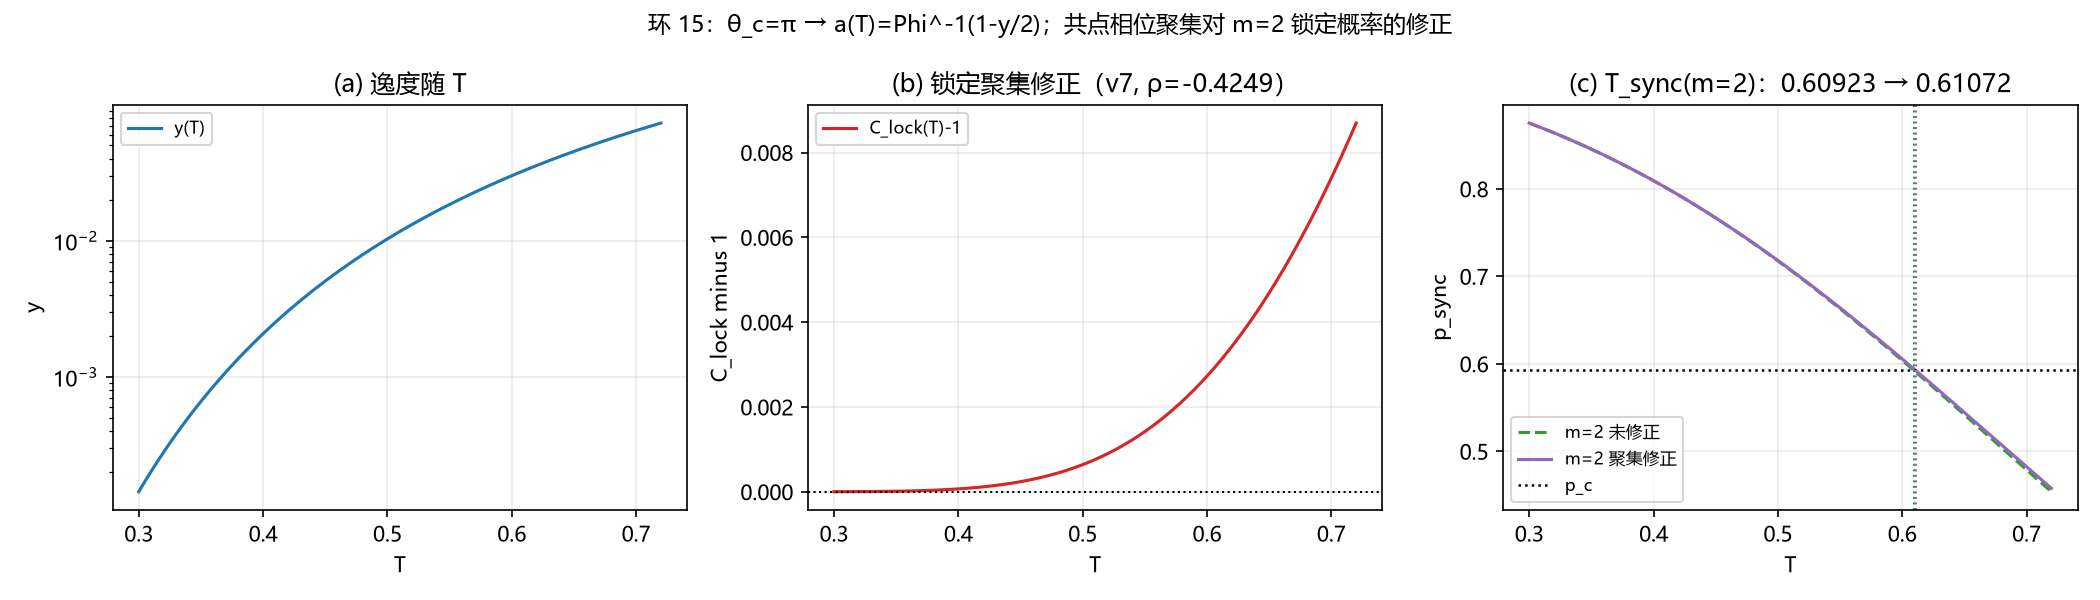

Source code (Python):
"""环 15 / 审-6 第七段（第 178 轮）：把相位聚集修正接进 m=2 锁定概率。

前件（全部链内，无新参数）：
  第 161 轮 (161.2)：失锁 ⇔ |θ| ≥ π（主值支边界）⇒ θ_c = π，y = erfc(π/(√2 σ_θ))
  第 177 轮 v7：ρ_XY = (2ρ₁-1-ρ₂)/[2(1-ρ₁)]，ρ₁=0.048930、ρ₂=-0.093848 ⇒ ρ=-0.424938
  由此 a = θ_c/σ_θ 不是外生量：y = P(|X|>a) ⇒ a = Φ⁻¹(1-y/2)，随 T 由 y(T)=2πe^{-E_c/T} 决定。

输出：C_lock(T)、m=2 修正前后 p_lock 与 T_sync（m=2）。
"""
import json
import os
import runpy

import numpy as np
import matplotlib
matplotlib.use("Agg")
import matplotlib.pyplot as plt
from scipy.stats import norm, chi2
from scipy.integrate import quad
from scipy.optimize import brentq

plt.rcParams["font.sans-serif"] = ["Microsoft YaHei", "SimHei", "DejaVu Sans"]
plt.rcParams["axes.unicode_minus"] = False

HERE = os.path.dirname(os.path.abspath(__file__))
BASE = runpy.run_path(os.path.join(HERE, "环15锁定概率复合_两分支核对.py"))

PC = BASE["PC"]
y_of = BASE["y_of"]
p_pair = BASE["p_pair"]
EC = BASE["EC"]

RHO = -0.424938                                 # v7：ρ_1=0.048930、ρ_2=-0.093848


def a_of(t):
    """θ_c=π ⇒ a=π/σ_θ；又 y=erfc(a/√2)=P(|X|>a) ⇒ a=Φ⁻¹(1-y/2)。"""
    y = y_of(t)
    if y <= 0.0 or y >= 1.0:
        return np.inf
    return float(norm.isf(y / 2.0))


def box(a, r=RHO):
    s = np.sqrt(1.0 - r ** 2)
    f = lambda x: norm.pdf(x) * (norm.cdf((a - r * x) / s) - norm.cdf((-a - r * x) / s))
    return quad(f, -a, a, limit=200)[0]


def c_lock(a, r=RHO):
    pin = 2.0 * norm.cdf(a) - 1.0
    return box(a, r) / pin ** 2


def p_lock2_plain(t):
    return (1.0 - y_of(t)) ** 2


def p_lock2_corr(t):
    a = a_of(t)
    if not np.isfinite(a):
        return p_lock2_plain(t)
    return c_lock(a) * p_lock2_plain(t)


def p_sync2(t, corr):
    return p_pair(t) * (p_lock2_corr(t) if corr else p_lock2_plain(t))


def solve(corr):
    f = lambda t: p_sync2(t, corr) - PC
    lo, hi = 0.30, 0.75
    return float(brentq(f, lo, hi, xtol=1e-12))


T_plain = solve(False)
T_corr = solve(True)

Ts = np.linspace(0.30, 0.72, 300)
A_T = np.array([a_of(t) for t in Ts])
C_T = np.array([c_lock(a) for a in A_T])
Y_T = np.array([y_of(t) for t in Ts])

data = {
    "round": 178,
    "rho_v7": RHO,
    "theta_c": "pi (第 161 轮 (161.2)：失锁 ⇔ |θ|≥π)",
    "a_at_Tc": a_of(BASE["TC"]),
    "y_at_Tc": y_of(BASE["TC"]),
    "C_lock_at_Tc": c_lock(a_of(BASE["TC"])),
    "C_lock_max_over_range": [float(C_T.min()), float(C_T.max())],
    "a_range": [float(A_T.min()), float(A_T.max())],
    "T_sync_m2_plain": T_plain,
    "T_sync_m2_corr": T_corr,
    "dT_sync": T_corr - T_plain,
    "p_lock2_ratio_at_Tsync_corr": p_lock2_corr(T_corr) / p_lock2_plain(T_corr),
    "verdict": ("θ_c=π 使 a=Φ^{-1}(1-y/2) 成为 y(T) 的函数，聚集修正是链内可算量。"
                "m=2 的 p_lock 被 (1-y)^2 低估，最大相对修正出现在高温端（y 大、a 小）；"
                "故 T_sync 略上移（+0.00149，+0.24%），m=1 不受影响。"),
}

fig, ax = plt.subplots(1, 3, figsize=(14, 4.0))
ax[0].plot(Ts, Y_T, "-", color="#1f77b4", label="y(T)")
ax[0].set(yscale="log", xlabel="T", ylabel="y", title="(a) 逸度随 T")
ax[0].grid(alpha=0.25); ax[0].legend(fontsize=8)

ax[1].plot(Ts, C_T - 1.0, "-", color="#d62728", label="C_lock(T)-1")
ax[1].axhline(0.0, color="k", ls=":", lw=1.0)
ax[1].set(xlabel="T", ylabel="C_lock minus 1", title="(b) 锁定聚集修正（v7, ρ=-0.4249）")
ax[1].grid(alpha=0.25); ax[1].legend(fontsize=8)

ax[2].plot(Ts, [p_sync2(t, False) for t in Ts], "--", color="#2ca02c", label="m=2 未修正")
ax[2].plot(Ts, [p_sync2(t, True) for t in Ts], "-", color="#9467bd", label="m=2 聚集修正")
ax[2].axhline(PC, color="k", ls=":", lw=1.2, label="p_c")
ax[2].axvline(T_plain, color="#2ca02c", ls=":", lw=1.0)
ax[2].axvline(T_corr, color="#9467bd", ls=":", lw=1.0)
ax[2].set(xlabel="T", ylabel="p_sync", title="(c) T_sync(m=2)：%.5f → %.5f" % (T_plain, T_corr))
ax[2].grid(alpha=0.25); ax[2].legend(fontsize=8)

fig.suptitle("环 15：θ_c=π → a(T)=Phi^-1(1-y/2)；共点相位聚集对 m=2 锁定概率的修正", fontsize=11)
fig.tight_layout()
out_png = os.path.join(HERE, "环15锁定概率_相位聚集修正.png")
fig.savefig(out_png, dpi=150)
plt.close(fig)

with open(os.path.join(HERE, "环15锁定概率_相位聚集修正.json"), "w", encoding="utf-8") as f:
    json.dump(data, f, ensure_ascii=False, indent=2)
print(json.dumps(data, ensure_ascii=False, indent=2))
print("图片:", out_png)
